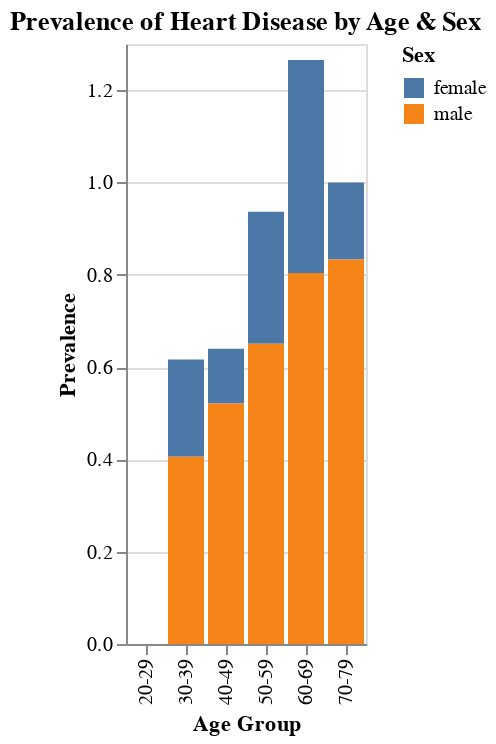

The code cell stored with this chart in its notebook:
### Markdown cell above
### 1. Which demographic groups are most affected by heart disease?

### Code cell
# Group by sex and age bins
df['age_group'] = pd.cut(df['age'], bins=[20,30,40,50,60,70,80], labels=["20-29","30-39","40-49","50-59","60-69","70-79"])

age_sex = df.groupby(['age_group','sex'], observed=True)['has_disease'].mean().reset_index()

alt.Chart(age_sex).mark_bar().encode(
    x=alt.X('age_group', title='Age Group'),
    y=alt.Y('has_disease', title='Prevalence'),
    color=alt.Color('sex', title='Sex')
).properties(title="Prevalence of Heart Disease by Age & Sex")

### Figure 1 — Vega-Lite specification as saved in the notebook (floating-point values rounded to 4 significant figures)
{"config": {"view": {"continuousWidth": 300, "continuousHeight": 300}}, "data": {"name": "data-93011dbe84a4bfbc94e01645a3c3fbc0"}, "mark": {"type": "bar"}, "encoding": {"color": {"field": "sex", "title": "Sex", "type": "nominal"}, "x": {"field": "age_group", "sort": ["20-29", "30-39", "40-49", "50-59", "60-69", "70-79"], "title": "Age Group", "type": "ordinal"}, "y": {"field": "has_disease", "title": "Prevalence", "type": "quantitative"}}, "title": "Prevalence of Heart Disease by Age & Sex", "$schema": "https://vega.github.io/schema/vega-lite/v5.20.1.json", "datasets": {"data-93011dbe84a4bfbc94e01645a3c3fbc0": [{"age_group": "20-29", "sex": "female", "has_disease": 0.0}, {"age_group": "20-29", "sex": "male", "has_disease": 0.0}, {"age_group": "30-39", "sex": "female", "has_disease": 0.2105}, {"age_group": "30-39", "sex": "male", "has_disease": 0.4058}, {"age_group": "40-49", "sex": "female", "has_disease": 0.1186}, {"age_group": "40-49", "sex": "male", "has_disease": 0.5212}, {"age_group": "50-59", "sex": "female", "has_disease": 0.2857}, {"age_group": "50-59", "sex": "male", "has_disease": 0.6506}, {"age_group": "60-69", "sex": "female", "has_disease": 0.4615}, {"age_group": "60-69", "sex": "male", "has_disease": 0.8038}, {"age_group": "70-79", "sex": "female", "has_disease": 0.1667}, {"age_group": "70-79", "sex": "male", "has_disease": 0.8333}]}}
